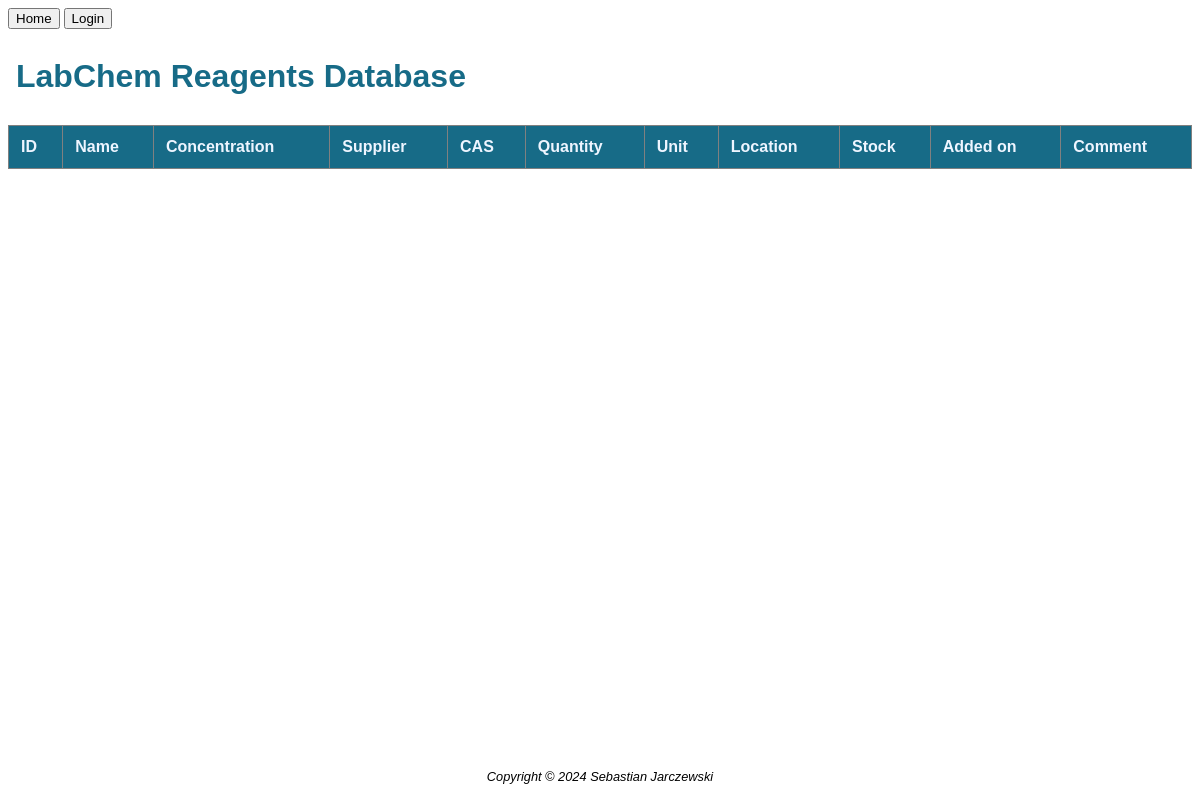
The page /database on the database as committed earlier.
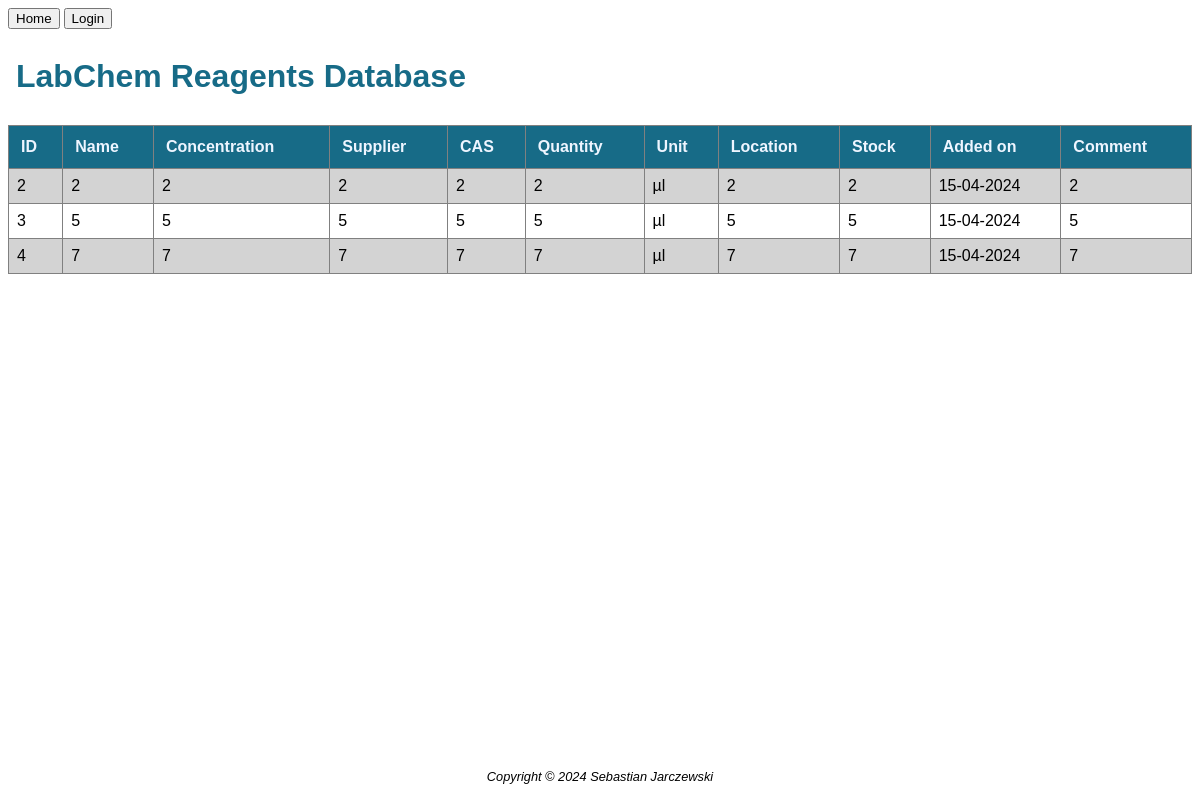
The same page on the database as committed later.
### main.py (models this page shows)
class Reagent(db.Model):
    reagentid = db.Column(db.Integer, primary_key=True, autoincrement=True)
    name = db.Column(db.String(100), nullable=False)
    concentration = db.Column(db.String, nullable=False)
    supplier = db.Column(db.String(100), nullable=False)
    cas = db.Column(db.String(30), nullable=False)
    quantity = db.Column(db.String, nullable=False)
    unit = db.Column(db.String(10), nullable=False)
    location = db.Column(db.String(50), nullable=False)
    stock = db.Column(db.String(50), nullable=False)
    date = db.Column(db.String(50), nullable=False)
    comment = db.Column(db.String(500))

### main.py (the view)
@app.route("/database")
def database():
    all_reagents = db.session.execute(db.select(Reagent))
    reagents = all_reagents.scalars().all()
    return render_template("database.html", reagents=reagents, logged_in=current_user.is_authenticated)

### templates/database.html (shortened to what this page needs)
{% include "header.html" %}
        <h1 class="big-text">LabChem Reagents Database</h1>
        <table id="database">
            <tr>
                <th>ID</th>
                <th>Name</th>
                <th>Concentration</th>
                <th>Supplier</th>
                <th>CAS</th>
                <th>Quantity</th>
                <th>Unit</th>
                <th>Location</th>
                <th>Stock</th>
                <th>Added on</th>
                <th>Comment</th>
            </tr>
            {% for reagent in reagents %}
            <tr>
                <td>{{ reagent.reagentid }}</td>
                <td>{{ reagent.name }}</td>
                <td>{{ reagent.concentration }}</td>
                <td>{{ reagent.supplier }}</td>
                <td>{{ reagent.cas }}</td>
                <td>{{ reagent.quantity }}</td>
                <td>{{ reagent.unit }}</td>
                <td>{{ reagent.location }}</td>
                <td>{{ reagent.stock }}</td>
                <td>{{ reagent.date }}</td>
                <td>{{ reagent.comment }}</td>
            </tr>
            {% endfor %}
        </table>
{% include "footer.html" %}

### templates/header.html (shortened to what this page needs)
<!doctype html>
<html lang="en">
    <head>
        <link rel="stylesheet" href="/static/styles.css">
    </head>
    <body>
        <a href="{{ url_for('home') }}"><button>Home</button></a>
        {% if not logged_in %}
            <a href="{{ url_for('login') }}"><button>Login</button></a>
        {% else %}
            <a href="{{ url_for('logout') }}"><button>Logout</button></a>
        {% endif %}

### templates/footer.html
    <div class="footer">Copyright &copy 2024 Sebastian Jarczewski</div>
    </body>
</html>

### static/styles.css (style rules this page uses)
* { box-sizing: border-box; }
.big-text { padding: 0.5rem; font-family: Verdana, Arial, sans-serif; font-size: 2rem; color: #176B87; }
#database { font-family: Verdana, Arial, sans-serif; border-collapse: collapse; width: 100%; margin-top: 10px; margin-bottom: 10px; }
#database th { text-align: left; padding: 12px; background-color: #176B87; color: #EEF5FF; }
#database td { text-align: left; padding: 8px; }
#database tr:nth-child(even) { background-color: lightgray; }
#database th, #database td { border: 1px solid gray; }
.footer { display: flex; position: fixed; justify-content: center; left: 0; bottom: 0; width: 100%; font-family: Verdana, Arial, sans-serif; font-style: italic; font-size: 0.8rem; padding: 1rem; }

Rows that differ between the two databases and show on the page:
added Reagent: reagentid "2", name "2", concentration "2", supplier "2", cas "2", quantity "2", unit "µl", location "2", stock "2", date "15-04-2024", comment "2"
added Reagent: reagentid "3", name "5", concentration "5", supplier "5", cas "5", quantity "5", unit "µl", location "5", stock "5", date "15-04-2024", comment "5"
added Reagent: reagentid "4", name "7", concentration "7", supplier "7", cas "7", quantity "7", unit "µl", location "7", stock "7", date "15-04-2024", comment "7"
